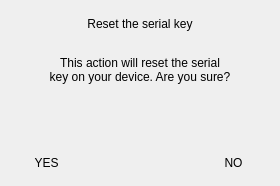
<?xml version="1.0" encoding="UTF-8"?>
<ui version="4.0">
 <class>PopupDialog</class>
 <widget class="QWidget" name="PopupDialog">
  <property name="geometry">
   <rect>
    <x>0</x>
    <y>0</y>
    <width>280</width>
    <height>186</height>
   </rect>
  </property>
  <property name="windowTitle">
   <string>Form</string>
  </property>
  <layout class="QHBoxLayout" name="horizontalLayout">
   <property name="spacing">
    <number>0</number>
   </property>
   <property name="leftMargin">
    <number>0</number>
   </property>
   <property name="topMargin">
    <number>0</number>
   </property>
   <property name="rightMargin">
    <number>0</number>
   </property>
   <property name="bottomMargin">
    <number>0</number>
   </property>
   <item>
    <widget class="DapGuiWidget" name="kelGuiWidget">
     <property name="cssStyle">
      <string>backgroundcolor</string>
     </property>
     <layout class="QVBoxLayout" name="verticalLayout">
      <property name="spacing">
       <number>0</number>
      </property>
      <property name="leftMargin">
       <number>0</number>
      </property>
      <property name="topMargin">
       <number>0</number>
      </property>
      <property name="rightMargin">
       <number>0</number>
      </property>
      <property name="bottomMargin">
       <number>0</number>
      </property>
      <item>
       <widget class="DapGuiLabel" name="lTitle">
        <property name="text">
         <string>Reset the serial key</string>
        </property>
        <property name="alignment">
         <set>Qt::AlignCenter</set>
        </property>
        <property name="cssStyle">
         <string>darkblue lato font20 normal noborder nobackground noborder nobackground</string>
        </property>
       </widget>
      </item>
      <item>
       <widget class="DapGuiLabel" name="lDescription">
        <property name="text">
         <string>This action will reset the serial
key on your device. Are you sure?</string>
        </property>
        <property name="alignment">
         <set>Qt::AlignCenter</set>
        </property>
        <property name="cssStyle">
         <string>gray font16 lato normal noborder nobackground</string>
        </property>
       </widget>
      </item>
      <item>
       <widget class="DapGuiWidget" name="spacer2">
        <property name="cssStyle">
         <string>nobackground</string>
        </property>
       </widget>
      </item>
      <item>
       <layout class="QHBoxLayout" name="horizontalLayout_2">
        <item>
         <widget class="DapGuiLabel" name="btnYes">
          <property name="text">
           <string>YES</string>
          </property>
          <property name="alignment">
           <set>Qt::AlignCenter</set>
          </property>
          <property name="cssStyle">
           <string>darkblue font14 lato normal noborder nobackground</string>
          </property>
         </widget>
        </item>
        <item>
         <widget class="DapGuiWidget" name="spacer">
          <property name="cssStyle">
           <string>nobackground</string>
          </property>
         </widget>
        </item>
        <item>
         <widget class="DapGuiLabel" name="btnNo">
          <property name="text">
           <string>NO</string>
          </property>
          <property name="alignment">
           <set>Qt::AlignCenter</set>
          </property>
          <property name="cssStyle">
           <string>darkblue font14 lato normal red noborder nobackground</string>
          </property>
         </widget>
        </item>
       </layout>
      </item>
     </layout>
    </widget>
   </item>
  </layout>
 </widget>
 <customwidgets>
  <customwidget>
   <class>DapGuiLabel</class>
   <extends>QLabel</extends>
   <header>dapguilabel.h</header>
  </customwidget>
  <customwidget>
   <class>DapGuiWidget</class>
   <extends>QWidget</extends>
   <header>dapguiwidget.h</header>
   <container>1</container>
  </customwidget>
 </customwidgets>
 <resources/>
 <connections/>
</ui>
